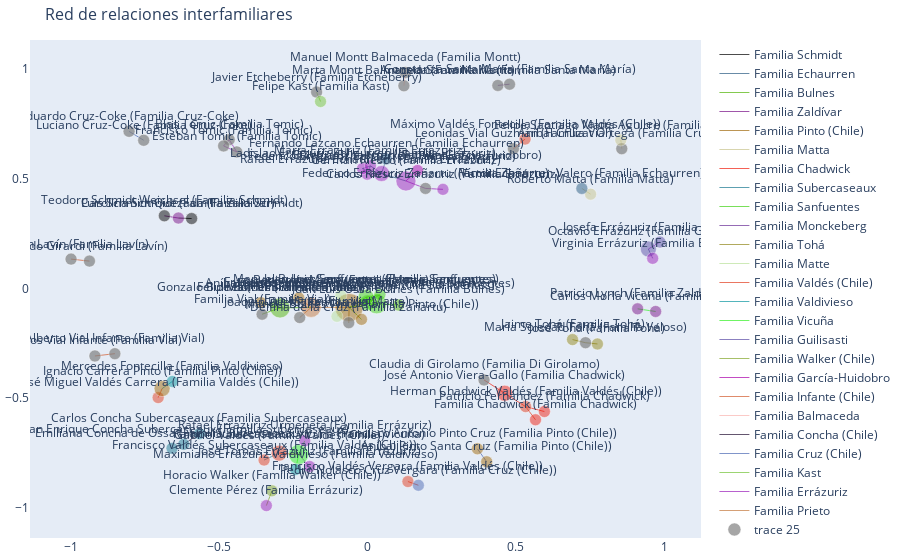

The notebook cell saved with this chart:
### Code cell
import pandas as pd
import networkx as nx
import plotly.graph_objects as go
import re

# -----------------------------
# 1. Cargar datos y limpiar
# -----------------------------
df = pd.read_csv('familias_chilenas.csv')

def extraer_nombres_familiares(texto):
    if not isinstance(texto, str) or texto.strip() == '{}':
        return []
    return re.findall(r"'([^']+)'\s*:", texto)

df["nombres_familiares"] = df["Familiares"].apply(extraer_nombres_familiares)
familiares_expandidos = df["nombres_familiares"].apply(pd.Series)
familiares_expandidos.columns = [f"familiar_{i+1}" for i in familiares_expandidos.columns]
df_resultado = pd.concat([df, familiares_expandidos], axis=1)

# Mapeo persona -> familia
persona_familia = df_resultado.set_index("Miembro")["Familia"].dropna().to_dict()

# -----------------------------
# 2. Crear red entre familias distintas
# -----------------------------
G = nx.Graph()
for idx, row in df_resultado.iterrows():
    miembro = row["Miembro"]
    familia_origen = row["Familia"]
    
    for col in [c for c in df_resultado.columns if c.startswith("familiar_")]:
        familiar = row[col]
        if pd.notna(familiar):
            familia_destino = persona_familia.get(familiar, None)
            if familia_destino and familia_destino != familia_origen:
                G.add_edge(miembro, familiar, familia_origen=familia_origen, familia_destino=familia_destino)

# -----------------------------
# 3. Preparar visualización
# -----------------------------
# Posiciones
pos = nx.spring_layout(G, seed=42)

# Colores únicos por familia
familias = list(set(nx.get_edge_attributes(G, 'familia_origen').values()))
color_map = {fam: f"rgba({i*40%255},{(i*90)%255},{(i*130)%255},0.7)" for i, fam in enumerate(familias)}

# Cantidad de familias distintas conectadas por nodo
familias_conectadas = {}
for node in G.nodes():
    familias_vecinas = set()
    for vecino in G.neighbors(node):
        fam = persona_familia.get(vecino)
        if fam:
            familias_vecinas.add(fam)
    familias_conectadas[node] = len(familias_vecinas)

# Aristas
edge_traces = []
for familia in familias:
    x_edges, y_edges = [], []
    for u, v, attrs in G.edges(data=True):
        if attrs.get("familia_origen") == familia:
            x_edges += [pos[u][0], pos[v][0], None]
            y_edges += [pos[u][1], pos[v][1], None]
    edge_traces.append(
        go.Scatter(
            x=x_edges, y=y_edges,
            line=dict(width=1, color=color_map[familia]),
            hoverinfo='none',
            mode='lines',
            name=familia
        )
    )

# Nodos
node_x, node_y, node_size, node_color, node_text = [], [], [], [], []
for node in G.nodes():
    x, y = pos[node]
    fam = persona_familia.get(node, "Desconocida")
    node_x.append(x)
    node_y.append(y)
    node_size.append(8 + familias_conectadas.get(node, 0) * 4)
    node_color.append(color_map.get(fam, "gray"))
    node_text.append(f"{node} ({fam})")

node_trace = go.Scatter(
    x=node_x, y=node_y,
    mode='markers+text',
    text=node_text,
    textposition="top center",
    hoverinfo='text',
    marker=dict(
        color=node_color,
        size=node_size,
        line_width=0.5
    )
)

# -----------------------------
# 4. Mostrar gráfico
# -----------------------------
fig = go.Figure(
    data=edge_traces + [node_trace],
    layout=go.Layout(
        title='Red de relaciones interfamiliares',
        titlefont_size=16,
        showlegend=True,
        hovermode='closest',
        margin=dict(b=20, l=5, r=5, t=40),
        xaxis=dict(showgrid=False, zeroline=False),
        yaxis=dict(showgrid=False, zeroline=False)
    )
)

fig.show()

### Figure 1 — Plotly figure (JSON) as saved in the notebook; plotly's stock layout.template omitted (floating-point values rounded to 4 significant figures)
{"data": [{"hoverinfo": "none", "line": {"color": "rgba(0,0,0,0.7)", "width": 1}, "mode": "lines", "name": "Familia Schmidt", "type": "scatter", "x": [-0.5934, -0.638, null], "y": [0.3188, 0.3212, null]}, {"hoverinfo": "none", "line": {"color": "rgba(40,90,130,0.7)", "width": 1}, "mode": "lines", "name": "Familia Echaurren", "type": "scatter", "x": [0.0472, -0.001257, null, 0.0472, -0.01679, null, 0.0472, 0.1294, null, 0.0472, 0.00983, null, 0.0472, 0.06304, null, -0.001257, 0.00983, null, -0.001257, -0.01679, null, -0.01679, 0.00983, null], "y": [0.5242, 0.5212, null, 0.5242, 0.547, null, 0.5242, 0.4902, null, 0.5242, 0.5592, null, 0.5242, 0.591, null, 0.5212, 0.5592, null, 0.5212, 0.547, null, 0.547, 0.5592, null]}, {"hoverinfo": "none", "line": {"color": "rgba(80,180,5,0.7)", "width": 1}, "mode": "lines", "name": "Familia Bulnes", "type": "scatter", "x": [-0.1904, -0.2953, null, -0.06232, -0.02049, null, -0.2953, -0.3597, null, -0.2953, -0.3557, null, 0.0002255, 0.03067, null, 0.0002255, -0.005056, null, 0.0002255, 0.04165, null, 0.03067, -0.005056, null, 0.03067, 0.04165, null, -0.005056, 0.04165, null], "y": [-0.0866, -0.08891, null, -0.087, -0.1412, null, -0.08891, -0.06521, null, -0.08891, -0.1178, null, -0.0652, -0.07026, null, -0.0652, -0.03996, null, -0.0652, -0.02776, null, -0.07026, -0.03996, null, -0.07026, -0.02776, null, -0.03996, -0.02776, null]}, {"hoverinfo": "none", "line": {"color": "rgba(120,15,135,0.7)", "width": 1}, "mode": "lines", "name": "Familia Zaldívar", "type": "scatter", "x": [-0.638, -0.6854, null], "y": [0.3212, 0.3314, null]}, {"hoverinfo": "none", "line": {"color": "rgba(160,105,10,0.7)", "width": 1}, "mode": "lines", "name": "Familia Pinto (Chile)", "type": "scatter", "x": [-0.06232, -0.06331, null], "y": [-0.087, -0.1564, null]}, {"hoverinfo": "none", "line": {"color": "rgba(200,195,140,0.7)", "width": 1}, "mode": "lines", "name": "Familia Matta", "type": "scatter", "x": [0.8573, 0.854, null, 0.7522, 0.7227, null], "y": [0.6375, 0.6772, null, 0.4301, 0.4562, null]}, {"hoverinfo": "none", "line": {"color": "rgba(240,30,15,0.7)", "width": 1}, "mode": "lines", "name": "Familia Chadwick", "type": "scatter", "x": [0.4623, 0.533, null, 0.4623, 0.3928, null, 0.533, 0.5963, null], "y": [-0.4782, -0.5393, null, -0.4782, -0.4176, null, -0.5393, -0.5618, null]}, {"hoverinfo": "none", "line": {"color": "rgba(25,120,145,0.7)", "width": 1}, "mode": "lines", "name": "Familia Subercaseaux", "type": "scatter", "x": [-0.2982, -0.349, null], "y": [-0.7515, -0.7829, null]}, {"hoverinfo": "none", "line": {"color": "rgba(65,210,20,0.7)", "width": 1}, "mode": "lines", "name": "Familia Sanfuentes", "type": "scatter", "x": [-0.06232, 0.0002255, null, -0.06232, 0.03067, null, -0.06232, -0.005056, null, 0.03067, 0.104, null], "y": [-0.087, -0.0652, null, -0.087, -0.07026, null, -0.087, -0.03996, null, -0.07026, -0.07559, null]}, {"hoverinfo": "none", "line": {"color": "rgba(105,45,150,0.7)", "width": 1}, "mode": "lines", "name": "Familia Monckeberg", "type": "scatter", "x": [0.4787, 0.4394, null], "y": [0.9318, 0.9261, null]}, {"hoverinfo": "none", "line": {"color": "rgba(145,135,25,0.7)", "width": 1}, "mode": "lines", "name": "Familia Tohá", "type": "scatter", "x": [0.6912, 0.735, null, 0.735, 0.7752, null], "y": [-0.2334, -0.2477, null, -0.2477, -0.2533, null]}, {"hoverinfo": "none", "line": {"color": "rgba(185,225,155,0.7)", "width": 1}, "mode": "lines", "name": "Familia Matte", "type": "scatter", "x": [-0.06232, -0.1033, null, -0.06232, -0.08998, null], "y": [-0.087, -0.1273, null, -0.087, -0.03297, null]}, {"hoverinfo": "none", "line": {"color": "rgba(225,60,30,0.7)", "width": 1}, "mode": "lines", "name": "Familia Valdés (Chile)", "type": "scatter", "x": [0.533, 0.5663, null, -0.2325, -0.2982, null, 0.5312, 0.4919, null, -0.7062, -0.6929, null, 0.1362, 0.1714, null], "y": [-0.5393, -0.5993, null, -0.7576, -0.7515, null, 0.6813, 0.6375, null, -0.498, -0.457, null, -0.8812, -0.8981, null]}, {"hoverinfo": "none", "line": {"color": "rgba(10,150,160,0.7)", "width": 1}, "mode": "lines", "name": "Familia Valdivieso", "type": "scatter", "x": [-0.6929, -0.6584, null], "y": [-0.457, -0.4245, null]}, {"hoverinfo": "none", "line": {"color": "rgba(50,240,35,0.7)", "width": 1}, "mode": "lines", "name": "Familia Vicuña", "type": "scatter", "x": [-0.2325, -0.2425, null, -0.2325, -0.2119, null, 0.9715, 0.9107, null], "y": [-0.7576, -0.8258, null, -0.7576, -0.6956, null, -0.1052, -0.09318, null]}, {"hoverinfo": "none", "line": {"color": "rgba(90,75,165,0.7)", "width": 1}, "mode": "lines", "name": "Familia Guilisasti", "type": "scatter", "x": [0.947, 0.9615, null], "y": [0.1798, 0.1373, null]}, {"hoverinfo": "none", "line": {"color": "rgba(130,165,40,0.7)", "width": 1}, "mode": "lines", "name": "Familia Walker (Chile)", "type": "scatter", "x": [-0.3413, -0.3225, null], "y": [-0.9909, -0.9234, null]}, {"hoverinfo": "none", "line": {"color": "rgba(170,0,170,0.7)", "width": 1}, "mode": "lines", "name": "Familia García-Huidobro", "type": "scatter", "x": [0.1294, 0.1686, null], "y": [0.4902, 0.5383, null]}, {"hoverinfo": "none", "line": {"color": "rgba(210,90,45,0.7)", "width": 1}, "mode": "lines", "name": "Familia Infante (Chile)", "type": "scatter", "x": [-0.8522, -0.9195, null, -1, -0.9379, null], "y": [-0.2978, -0.3082, null, 0.1337, 0.1246, null]}, {"hoverinfo": "none", "line": {"color": "rgba(250,180,175,0.7)", "width": 1}, "mode": "lines", "name": "Familia Balmaceda", "type": "scatter", "x": [0.1275, 0.1226, null], "y": [0.9857, 0.9247, null]}, {"hoverinfo": "none", "line": {"color": "rgba(35,15,50,0.7)", "width": 1}, "mode": "lines", "name": "Familia Concha (Chile)", "type": "scatter", "x": [-0.62, -0.567, null, -0.62, -0.6595, null], "y": [-0.7111, -0.6627, null, -0.7111, -0.7297, null]}, {"hoverinfo": "none", "line": {"color": "rgba(75,105,180,0.7)", "width": 1}, "mode": "lines", "name": "Familia Cruz (Chile)", "type": "scatter", "x": [-0.8044, -0.755, null, 0.3704, 0.4018, null], "y": [0.7167, 0.6759, null, -0.732, -0.791, null]}, {"hoverinfo": "none", "line": {"color": "rgba(115,195,55,0.7)", "width": 1}, "mode": "lines", "name": "Familia Kast", "type": "scatter", "x": [-0.1719, -0.1585, null], "y": [0.8959, 0.8529, null]}, {"hoverinfo": "none", "line": {"color": "rgba(155,30,185,0.7)", "width": 1}, "mode": "lines", "name": "Familia Errázuriz", "type": "scatter", "x": [0.1294, 0.1954, null, -0.4667, -0.4412, null, -0.4667, -0.4855, null, -0.4412, -0.4855, null, 0.1954, 0.2542, null, -0.1954, -0.2325, null, 0.947, 0.986, null], "y": [0.4902, 0.4563, null, 0.6789, 0.6228, null, 0.6789, 0.6503, null, 0.6228, 0.6503, null, 0.4563, 0.4519, null, -0.8125, -0.7576, null, 0.1798, 0.2117, null]}, {"hoverinfo": "none", "line": {"color": "rgba(195,120,60,0.7)", "width": 1}, "mode": "lines", "name": "Familia Prieto", "type": "scatter", "x": [-0.1904, -0.2287, null, -0.1904, -0.06232, null, -0.1904, -0.2317, null], "y": [-0.0866, -0.1329, null, -0.0866, -0.087, null, -0.0866, -0.04371, null]}, {"hoverinfo": "text", "marker": {"color": ["gray", "gray", "rgba(195,120,60,0.7)", "gray", "rgba(160,105,10,0.7)", "rgba(160,105,10,0.7)", "rgba(160,105,10,0.7)", "rgba(80,180,5,0.7)", "rgba(160,105,10,0.7)", "gray", "rgba(65,210,20,0.7)", "rgba(65,210,20,0.7)", "rgba(65,210,20,0.7)", "rgba(65,210,20,0.7)", "rgba(240,30,15,0.7)", "rgba(225,60,30,0.7)", "gray", "rgba(240,30,15,0.7)", "rgba(25,120,145,0.7)", "rgba(25,120,145,0.7)", "rgba(25,120,145,0.7)", "gray", "gray", "rgba(160,105,10,0.7)", "rgba(160,105,10,0.7)", "gray", "rgba(200,195,140,0.7)", "rgba(155,30,185,0.7)", "rgba(155,30,185,0.7)", "rgba(155,30,185,0.7)", "rgba(155,30,185,0.7)", "rgba(170,0,170,0.7)", "rgba(155,30,185,0.7)", "rgba(40,90,130,0.7)", "gray", "gray", "gray", "gray", "rgba(155,30,185,0.7)", "rgba(50,240,35,0.7)", "rgba(155,30,185,0.7)", "rgba(155,30,185,0.7)", "rgba(130,165,40,0.7)", "rgba(90,75,165,0.7)", "rgba(90,75,165,0.7)", "gray", "rgba(115,195,55,0.7)", "rgba(155,30,185,0.7)", "gray", "gray", "gray", "gray", "rgba(200,195,140,0.7)", "rgba(40,90,130,0.7)", "rgba(185,225,155,0.7)", "rgba(185,225,155,0.7)", "gray", "gray", "gray", "rgba(80,180,5,0.7)", "rgba(0,0,0,0.7)", "rgba(120,15,135,0.7)", "rgba(10,150,160,0.7)", "rgba(155,30,185,0.7)", "rgba(225,60,30,0.7)", "rgba(225,60,30,0.7)", "rgba(145,135,25,0.7)", "gray", "rgba(145,135,25,0.7)", "rgba(225,60,30,0.7)", "gray", "rgba(240,30,15,0.7)", "rgba(225,60,30,0.7)", "rgba(160,105,10,0.7)", "rgba(225,60,30,0.7)", "rgba(75,105,180,0.7)", "rgba(10,150,160,0.7)", "rgba(120,15,135,0.7)", "rgba(120,15,135,0.7)", "rgba(0,0,0,0.7)"], "line": {"width": 0.5}, "size": [12, 12, 20, 12, 28, 12, 12, 20, 12, 12, 16, 20, 16, 12, 16, 12, 12, 12, 12, 12, 12, 12, 12, 12, 12, 12, 12, 16, 12, 12, 20, 12, 12, 12, 12, 12, 12, 12, 12, 20, 12, 12, 12, 16, 12, 12, 12, 12, 12, 12, 12, 12, 12, 12, 12, 12, 12, 12, 12, 12, 12, 12, 12, 12, 16, 12, 12, 12, 12, 12, 12, 12, 12, 16, 12, 12, 12, 12, 12, 12]}, "mode": "markers+text", "text": ["Manuel Montt Balmaceda (Familia Montt)", "Marta Montt Balmaceda (Familia Montt)", "Manuel Bulnes (Familia Prieto)", "Joaquín Prieto (Familia Vial)", "Francisco Antonio Pinto (Familia Pinto (Chile))", "Aníbal Pinto (Familia Pinto (Chile))", "Manuel Bulnes Pinto (Familia Pinto (Chile))", "Felipe Bulnes (Familia Bulnes)", "Gonzalo Bulnes (Familia Pinto (Chile))", "Familia Vial (Familia Vial)", "Jaime Bulnes Sanfuentes (Familia Sanfuentes)", "Francisco Bulnes Sanfuentes (Familia Sanfuentes)", "Manuel Bulnes Sanfuentes (Familia Sanfuentes)", "Juan Luis Sanfuentes (Familia Sanfuentes)", "José Antonio Viera-Gallo (Familia Chadwick)", "Herman Chadwick Valdés (Familia Valdés (Chile))", "Claudia di Girolamo (Familia Di Girolamo)", "Patricio Fernández (Familia Chadwick)", "Juan Enrique Concha Subercaseaux (Familia Subercaseaux)", "Carlos Concha Subercaseaux (Familia Subercaseaux)", "Emiliana Concha de Ossa (Familia Subercaseaux)", "Eduardo Cruz-Coke (Familia Cruz-Coke)", "Luciano Cruz-Coke (Familia Cruz-Coke)", "Francisco Antonio Pinto Cruz (Familia Pinto (Chile))", "Aníbal Pinto Santa Cruz (Familia Pinto (Chile))", "Aníbal Cruzat Ortega (Familia Cruzat)", "Felipe Santiago Matta Aguirre (Familia Matta)", "Federico Errázuriz Echaurren (Familia Errázuriz)", "Rafael Errázuriz Echaurren (Familia Errázuriz)", "Ladislao Errázuriz Echaurren (Familia Errázuriz)", "Germán Riesco (Familia Errázuriz)", "Eulogia Echaurren (Familia García-Huidobro)", "María Errázuriz (Familia Errázuriz)", "Fernando Lazcano Echaurren (Familia Echaurren)", "Blas Tomic (Familia Tomic)", "Esteban Tomic (Familia Tomic)", "Francisco Tomic (Familia Tomic)", "Federico Errázuriz Zañartu (Familia Zañartu)", "José Tomás Errázuriz (Familia Errázuriz)", "Ramón Subercaseaux Vicuña (Familia Vicuña)", "Carlos Riesco Errazuriz (Familia Errázuriz)", "Clemente Pérez (Familia Errázuriz)", "Horacio Walker (Familia Walker (Chile))", "Octavio Errázuriz (Familia Guilisasti)", "Josefa Errázuriz (Familia Guilisasti)", "Javier Etcheberry (Familia Etcheberry)", "Felipe Kast (Familia Kast)", "Virginia Errázuriz (Familia Errázuriz)", "Alberto Vial Infante (Familia Vial)", "Carlos Vial Infante (Familia Vial)", "Joaquín Lavín (Familia Lavín)", "Guido Girardi (Familia Lavín)", "Roberto Matta (Familia Matta)", "Víctor Echaurren Valero (Familia Echaurren)", "Luis Matte (Familia Matte)", "Benjamín Matte (Familia Matte)", "Constanza Santa María (Familia Santa María)", "Antonia Santa María (Familia Santa María)", "Delfina de la Cruz (Familia Zañartu)", "Juan Luis Ossa Bulnes (Familia Bulnes)", "Luis Schmidt Quezada (Familia Schmidt)", "Carolina Schmidt (Familia Zaldívar)", "Maximiano Errázuriz Valdivieso (Familia Valdivieso)", "Rafael Errázuriz Urmeneta (Familia Errázuriz)", "Gabriel Valdés (Familia Valdés (Chile))", "Francisco Valdés Subercaseaux (Familia Valdés (Chile))", "Jaime Tohá (Familia Tohá)", "María Soledad Tohá (Familia Veloso)", "José Tohá (Familia Tohá)", "Máximo Valdés Fontecilla (Familia Valdés (Chile))", "Leonidas Vial Guzmán (Familia Vial)", "Familia Chadwick (Familia Chadwick)", "José Miguel Valdés Carrera (Familia Valdés (Chile))", "Ignacio Carrera Pinto (Familia Pinto (Chile))", "Francisco Valdés Vergara (Familia Valdés (Chile))", "Pedro Nolasco Cruz Vergara (Familia Cruz (Chile))", "Mercedes Fontecilla (Familia Valdivieso)", "Carlos Morla Vicuña (Familia Zaldívar)", "Patricio Lynch (Familia Zaldívar)", "Teodoro Schmidt Weichsel (Familia Schmidt)"], "textposition": "top center", "type": "scatter", "x": [0.1275, 0.1226, -0.1904, -0.2287, -0.06232, -0.2317, -0.02049, -0.2953, -0.3597, -0.3557, 0.0002255, 0.03067, -0.005056, 0.04165, 0.4623, 0.533, 0.3928, 0.5963, -0.62, -0.567, -0.6595, -0.8044, -0.755, 0.3704, 0.4018, 0.8573, 0.854, 0.0472, -0.001257, -0.01679, 0.1294, 0.1686, 0.00983, 0.06304, -0.4667, -0.4412, -0.4855, 0.1954, -0.1954, -0.2325, 0.2542, -0.3413, -0.3225, 0.947, 0.986, -0.1719, -0.1585, 0.9615, -0.8522, -0.9195, -1, -0.9379, 0.7522, 0.7227, -0.1033, -0.08998, 0.4787, 0.4394, -0.06331, 0.104, -0.5934, -0.638, -0.2425, -0.2119, -0.2982, -0.349, 0.6912, 0.735, 0.7752, 0.5312, 0.4919, 0.5663, -0.7062, -0.6929, 0.1362, 0.1714, -0.6584, 0.9715, 0.9107, -0.6854], "y": [0.9857, 0.9247, -0.0866, -0.1329, -0.087, -0.04371, -0.1412, -0.08891, -0.06521, -0.1178, -0.0652, -0.07026, -0.03996, -0.02776, -0.4782, -0.5393, -0.4176, -0.5618, -0.7111, -0.6627, -0.7297, 0.7167, 0.6759, -0.732, -0.791, 0.6375, 0.6772, 0.5242, 0.5212, 0.547, 0.4902, 0.5383, 0.5592, 0.591, 0.6789, 0.6228, 0.6503, 0.4563, -0.8125, -0.7576, 0.4519, -0.9909, -0.9234, 0.1798, 0.2117, 0.8959, 0.8529, 0.1373, -0.2978, -0.3082, 0.1337, 0.1246, 0.4301, 0.4562, -0.1273, -0.03297, 0.9318, 0.9261, -0.1564, -0.07559, 0.3188, 0.3212, -0.8258, -0.6956, -0.7515, -0.7829, -0.2334, -0.2477, -0.2533, 0.6813, 0.6375, -0.5993, -0.498, -0.457, -0.8812, -0.8981, -0.4245, -0.1052, -0.09318, 0.3314]}], "layout": {"hovermode": "closest", "margin": {"b": 20, "l": 5, "r": 5, "t": 40}, "showlegend": true, "title": {"font": {"size": 16}, "text": "Red de relaciones interfamiliares"}, "xaxis": {"showgrid": false, "zeroline": false}, "yaxis": {"showgrid": false, "zeroline": false}}}
